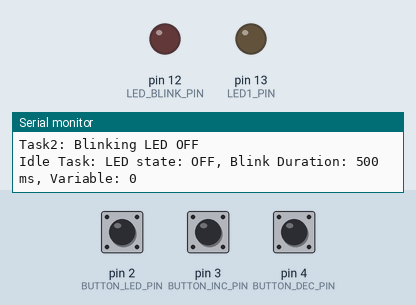
The program below on a simulated Arduino Mega 2560, built with avr-gcc and run on an emulated ATmega2560. Parts: output pins drawn as LEDs (lit = HIGH), the last lines printed to the serial monitor. The test bench sets the inputs (shaded band); at power-on: pin 2 (BUTTON_LED_PIN) HIGH, pin 3 (BUTTON_INC_PIN) HIGH, pin 4 (BUTTON_DEC_PIN) HIGH.

Above: at 1.2 s.
1.3 s: pin 2 (BUTTON_LED_PIN) pulled LOW for 3.2 s
At 5.6 s:
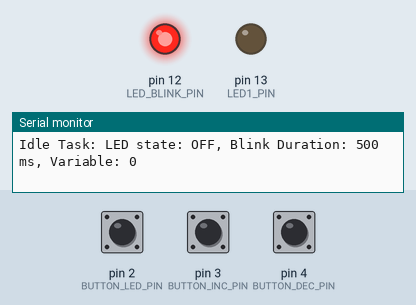
6.0 s: pin 3 (BUTTON_INC_PIN) pulled LOW for 1 s
8.5 s: pin 4 (BUTTON_DEC_PIN) pulled LOW for 1 s
11.5 s: pin 2 (BUTTON_LED_PIN) pulled LOW for 0.15 s
At 12.1 s:
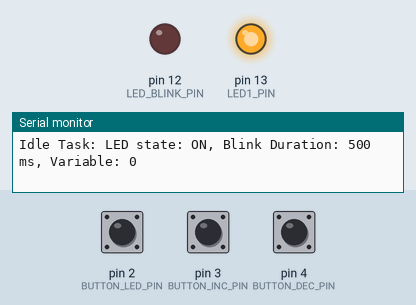
Timing chart, 0 to 14.5 s (numbered marks = the images above; inputs shaded):
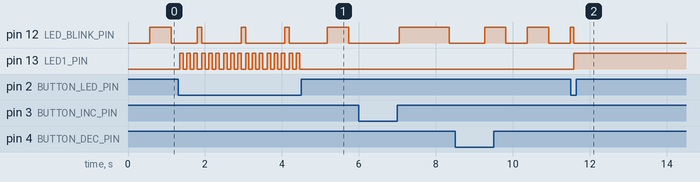

The program:

main.cpp
```cpp
#include <Arduino.h>
#include <stdio.h>
#include "led.h"
#include "logger.h"
#include "lab2tasks.h"

#define BUTTON_LED_PIN 2 // Task 1: Button to toggle LED (with internal pull-up)
#define BUTTON_INC_PIN 3 // Task 3: Button to increment variable
#define BUTTON_DEC_PIN 4 // Task 3: Button to decrement variable
#define LED_BLINK_PIN 12 // Task 2: LED for blinking

// STDIO redirection functions for Serial.
static int serial_putchar(char c, FILE *stream)
{
  if (c == '\n')
  {
    Serial.write('\r');
  }
  Serial.write(c);
  return 0;
}

static int serial_getchar(FILE *stream)
{
  while (!Serial.available())
  {
    ;
  }
  return Serial.read();
}

// Declare a FILE object for STDIO redirection.
static FILE serial_stream;

void setup()
{
  Serial.begin(9600);
  while (!Serial)
  {
    ;
  }

  // Set up STDIO redirection.
  serial_stream.flags = _FDEV_SETUP_WRITE | _FDEV_SETUP_READ;
  serial_stream.put = serial_putchar;
  serial_stream.get = serial_getchar;
  stdout = &serial_stream;
  stdin = &serial_stream;

  // Initialize logger and LED.
  logger_init();
  led_init();

  // Configure pins for the tasks.
  pinMode(BUTTON_LED_PIN, INPUT_PULLUP); // Task 1 button (active LOW)
  pinMode(BUTTON_INC_PIN, INPUT_PULLUP); // Task 3 increment button
  pinMode(BUTTON_DEC_PIN, INPUT_PULLUP); // Task 3 decrement button
  pinMode(LED_BLINK_PIN, OUTPUT);        // Task 2 blinking LED

  printf("System initialized. Running sequential tasks...\n");
}

void loop()
{
  taskButtonLED();          // Task 1: Toggle LED on button press.
  taskBlinkLED();           // Task 2: Blink LED if Task 1 LED is off.
  taskVariableAdjustment(); // Task 3: Adjust state variable via buttons.
  taskIdle();               // Idle Task: Report system state.

  delay(50); // Delay to control task recurrence and reduce CPU load.
}
```

freertos_tasks.h
```cpp
#ifndef FREERTOS_TASKS_H
#define FREERTOS_TASKS_H

#include <Arduino.h>

// Use the AVR port of FreeRTOS headers.
#include <Arduino_FreeRTOS.h>
#include <task.h>
#include <queue.h>
#include <semphr.h>

#define PIN_BUTTON 2
#define LED1_PIN LED_BUILTIN // Task 1 LED
#define LED2_PIN 12          // Task 2 LED

// Task function prototypes.
void vTaskButtonLED(void *pvParameters);
void vTaskSync(void *pvParameters);
void vTaskAsync(void *pvParameters);
void vTaskExtra(void *pvParameters);

// Global FreeRTOS handles.
extern SemaphoreHandle_t xButtonSemaphore;
extern QueueHandle_t xDataQueue;
extern SemaphoreHandle_t xMutex;

#endif
```

lab2tasks.h
```cpp
#ifndef LAB2TASKS_H
#define LAB2TASKS_H

void taskButtonLED();
void taskBlinkLED();
void taskVariableAdjustment();
void taskIdle();

#endif
```

led.h
```cpp
#ifndef LED_H
#define LED_H

#include <Arduino.h>

void led_init();
void led_on();
void led_off();
#endif
```

logger.h
```cpp
#ifndef LOGGER_H
#define LOGGER_H

#include <Arduino.h>

void logger_init();
void log_info(const char *message);
void log_success(const char *message);
void log_error(const char *message);

#endif
```

freertos_tasks.cpp
```cpp
#include "freertos_tasks.h"
#include <stdio.h>

// Create global semaphore, queue, and mutex.
SemaphoreHandle_t xButtonSemaphore = NULL;
QueueHandle_t xDataQueue = NULL;
SemaphoreHandle_t xMutex = NULL;

volatile int extraCounter = 0; // Shared counter for Task Extra

//--------------------------------------------------
// Task 1: Button LED Task
void vTaskButtonLED(void *pvParameters)
{
    TickType_t xLastWakeTime = xTaskGetTickCount();
    bool buttonPrevState = HIGH;
    bool ledOnActive = false;
    TickType_t ledOnTime = 0;

    for (;;)
    {
        bool currentState = digitalRead(PIN_BUTTON);
        if ((buttonPrevState == HIGH) && (currentState == LOW))
        {
            digitalWrite(LED1_PIN, HIGH);
            ledOnActive = true;
            ledOnTime = xTaskGetTickCount();
            xSemaphoreGive(xButtonSemaphore);
        }
        if (ledOnActive)
        {
            if ((xTaskGetTickCount() - ledOnTime) >= pdMS_TO_TICKS(1000))
            {
                digitalWrite(LED1_PIN, LOW);
                ledOnActive = false;
            }
        }
        buttonPrevState = currentState;
        vTaskDelayUntil(&xLastWakeTime, pdMS_TO_TICKS(10));
    }
}

//--------------------------------------------------
// Task 2: Synchronization Task
void vTaskSync(void *pvParameters)
{
    static uint8_t N = 0;
    uint8_t value;
    for (;;)
    {
        if (xSemaphoreTake(xButtonSemaphore, portMAX_DELAY) == pdPASS)
        {
            N++;
            printf("Task2: Received semaphore. New N = %d\n", N);
            for (uint8_t i = 1; i <= N; i++)
            {
                value = i;
                if (xQueueSendToFront(xDataQueue, &value, 0) != pdPASS)
                {
                    printf("Task2: Failed to send byte %d to queue\n", i);
                }
                vTaskDelay(pdMS_TO_TICKS(50));
            }
            for (uint8_t j = 0; j < N; j++)
            {
                digitalWrite(LED2_PIN, HIGH);
                vTaskDelay(pdMS_TO_TICKS(300));
                digitalWrite(LED2_PIN, LOW);
                vTaskDelay(pdMS_TO_TICKS(500));
            }
        }
    }
}

//--------------------------------------------------
// Task 3: Asynchronous Task
void vTaskAsync(void *pvParameters)
{
    uint8_t receivedValue;
    char buffer[64];
    for (;;)
    {
        buffer[0] = '\0';
        while (xQueueReceive(xDataQueue, &receivedValue, 0) == pdPASS)
        {
            char temp[4];
            sprintf(temp, "%d ", receivedValue);
            strcat(buffer, temp);
        }
        if (strlen(buffer) > 0)
        {
            printf("Task3: Received from queue: %s\n", buffer);
        }
        vTaskDelay(pdMS_TO_TICKS(200));
    }
}

//--------------------------------------------------
// Task Extra: Additional Functionality using Mutex.
void vTaskExtra(void *pvParameters)
{
    for (;;)
    {
        if (xSemaphoreTake(xMutex, portMAX_DELAY) == pdTRUE)
        {
            extraCounter++;
            printf("TaskExtra: extraCounter = %d\n", extraCounter);
            xSemaphoreGive(xMutex);
        }
        vTaskDelay(pdMS_TO_TICKS(1000));
    }
}
```

lab2tasks.cpp
```cpp
#include "lab2tasks.h"
#include "led.h"
#include "logger.h"
#include <Arduino.h>

#define BUTTON_LED_PIN 2 // Task 1: Button to toggle LED (with internal pull-up)
#define BUTTON_INC_PIN 3 // Task 3: Button to increment variable
#define BUTTON_DEC_PIN 4 // Task 3: Button to decrement variable
#define LED_BLINK_PIN 12 // Task 2: LED for blinking

// Global signals used for provider/consumer communication.
volatile bool buttonLEDState = false;       // Task 1 LED state (false = OFF, true = ON)
volatile unsigned long blinkDuration = 500; // Blink period for Task 2 LED in milliseconds
volatile int stateVariable = 0;             // State variable adjusted in Task 3

// Variables for button debouncing.
unsigned long lastDebounceTime_LED = 0;
unsigned long lastDebounceTime_Inc = 0;
unsigned long lastDebounceTime_Dec = 0;
const unsigned long debounceDelay = 50; // 50 ms debounce period

// Task 1: Check the button state and toggle the LED.
void taskButtonLED()
{
    bool currentButtonState = (digitalRead(BUTTON_LED_PIN) == LOW); // Active LOW
    unsigned long currentTime = millis();
    if (currentButtonState && (currentTime - lastDebounceTime_LED > debounceDelay))
    {
        buttonLEDState = !buttonLEDState;
        lastDebounceTime_LED = currentTime;
        if (buttonLEDState)
        {
            led_on();
            printf("Task1: LED toggled ON\n");
        }
        else
        {
            led_off();
            printf("Task1: LED toggled OFF\n");
        }
    }
}

// Task 2: Blink an LED if Task 1 LED is OFF.
void taskBlinkLED()
{
    static unsigned long previousBlinkTime = 0;
    static bool blinkState = false;
    unsigned long currentTime = millis();
    if (!buttonLEDState)
    { // Only blink when Task1 LED is OFF.
        if (currentTime - previousBlinkTime >= blinkDuration)
        {
            blinkState = !blinkState;
            digitalWrite(LED_BLINK_PIN, blinkState ? HIGH : LOW);
            previousBlinkTime = currentTime;
            printf("Task2: Blinking LED %s\n", blinkState ? "ON" : "OFF");
        }
    }
    else
    {
        // Ensure blinking LED is off when Task1 LED is ON.
        digitalWrite(LED_BLINK_PIN, LOW);
    }
}

// Task 3: Adjust a global state variable using two buttons.
void taskVariableAdjustment()
{
    bool incPressed = (digitalRead(BUTTON_INC_PIN) == LOW);
    bool decPressed = (digitalRead(BUTTON_DEC_PIN) == LOW);
    unsigned long currentTime = millis();

    if (incPressed && (currentTime - lastDebounceTime_Inc > debounceDelay))
    {
        stateVariable++;
        blinkDuration = 500 + stateVariable * 100; // Adjust blink period accordingly.
        lastDebounceTime_Inc = currentTime;
        printf("Task3: Variable incremented to %d, blinkDuration: %lu ms\n", stateVariable, blinkDuration);
    }

    if (decPressed && (currentTime - lastDebounceTime_Dec > debounceDelay))
    {
        stateVariable--;
        if (stateVariable < 0)
            stateVariable = 0;
        blinkDuration = 500 + stateVariable * 100;
        lastDebounceTime_Dec = currentTime;
        printf("Task3: Variable decremented to %d, blinkDuration: %lu ms\n", stateVariable, blinkDuration);
    }
}

// Idle Task: Reads the global signals and reports them.
void taskIdle()
{
    printf("Idle Task: LED state: %s, Blink Duration: %lu ms, Variable: %d\n",
           (buttonLEDState ? "ON" : "OFF"), blinkDuration, stateVariable);
}
```

led.cpp
```cpp
#include "led.h"

#define LED_PIN LED_BUILTIN

void led_init() {
    pinMode(LED_PIN, OUTPUT);
    led_off();
}

void led_on() {
    digitalWrite(LED_PIN, HIGH);
}

void led_off() {
    digitalWrite(LED_PIN, LOW);
}
```

logger.cpp
```cpp
#include "logger.h"
#include <stdio.h>

void logger_init() {
    // No additional initialization is needed for now.
}

void log_info(const char *message) {
    printf("[INFO] %s\n", message);
}

void log_success(const char *message) {
    printf("[SUCCESS] %s\n", message);
}

void log_error(const char *message) {
    printf("[ERROR] %s\n", message);
}
```

lcd_display.h
```cpp
#ifndef LCD_DISPLAY_H
#define LCD_DISPLAY_H

void lcd_init();
void lcd_printf(const char *format, ...);

#endif
```

lcd_display.cpp
```cpp
#include "lcd_display.h"
#include <LiquidCrystal_I2C.h>
#include <stdarg.h>
#include <stdio.h>

static LiquidCrystal_I2C lcd(0x27, 16, 2);

void lcd_init()
{
    lcd.init();
    lcd.backlight();
}

void lcd_printf(const char *format, ...)
{
    char buffer[32];
    va_list args;
    va_start(args, format);
    vsnprintf(buffer, sizeof(buffer), format, args);
    va_end(args);

    lcd.clear();
    lcd.print(buffer);
}
```

Measured:
- after the input at 1.3 s, pin 13 (LED1_PIN): alternates HIGH for 0.09 s and LOW for 0.09 s, 34 changes in all, then stays LOW, starting after 0.05 s
- after the input at 11.5 s, pin 13 (LED1_PIN): LOW → HIGH after 0.08 s
